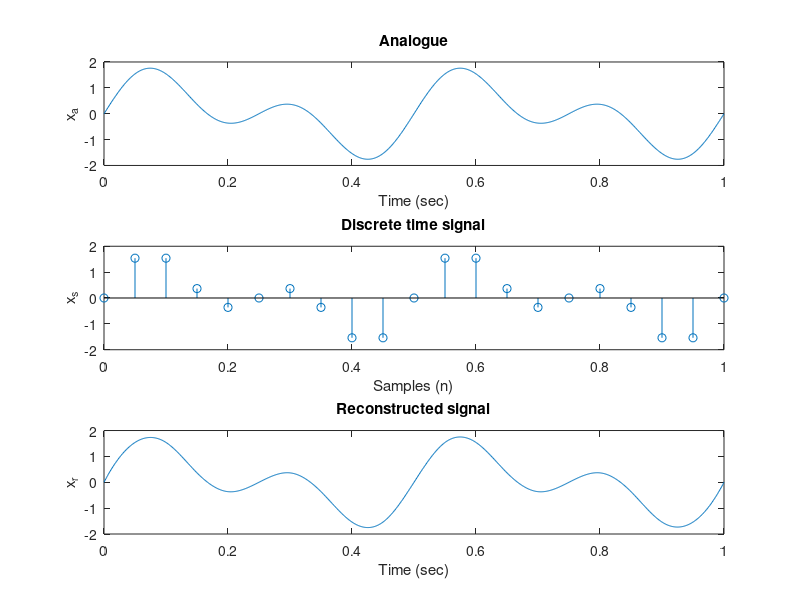

Write the MATLAB code that produced this figure.
clc; clear;
A = 1; F = 2; theta = 0;
dt = 0.001;
t = 0:dt:1;
x_a = A*sin(2*pi*F*t + theta)+sin(2*pi*4*t + theta);
subplot(3,1,1)
plot(t,x_a);
xlabel("Time (sec)");
ylabel("x_a");
title("Analogue","Linewidth",5);

F_s = 10*F; T_s = 1/F_s;
n = F_s;
n_1 = 0:T_s:n*T_s;
x_s = A*sin(2*pi*F*n_1 + theta)+sin(2*pi*4*n_1 + theta);
subplot(3,1,2)
stem(n_1,x_s);
xlabel("Samples (n)")
ylabel("x_s")
title("Discrete time signal","Linewidth",5);

%Reconstructed signal
t_1 = linspace(0,max(n_1),(max(n_1))/dt);
x_r = interp1(n_1,x_s,t_1,"spline");
subplot(3,1,3);
plot(t_1,x_r)
xlabel("Time (sec)")
ylabel("x_r")
title("Reconstructed signal","Linewidth",5)
